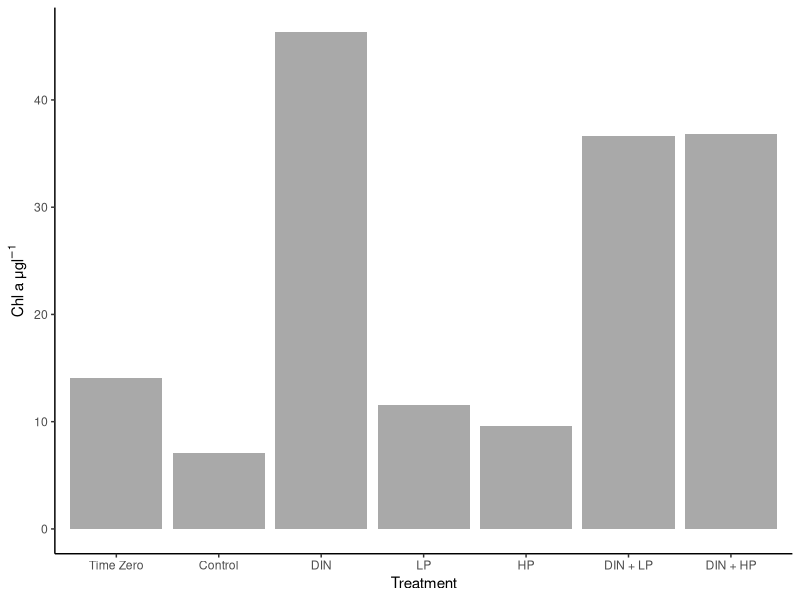
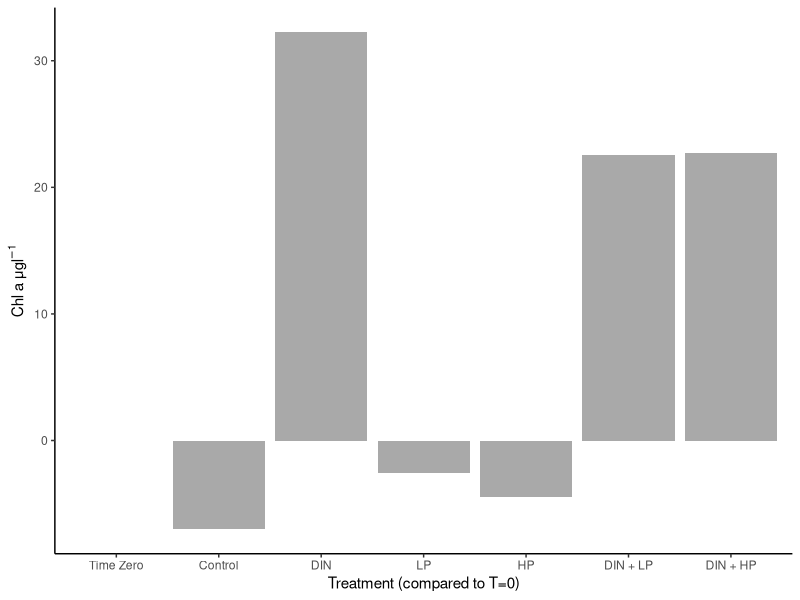
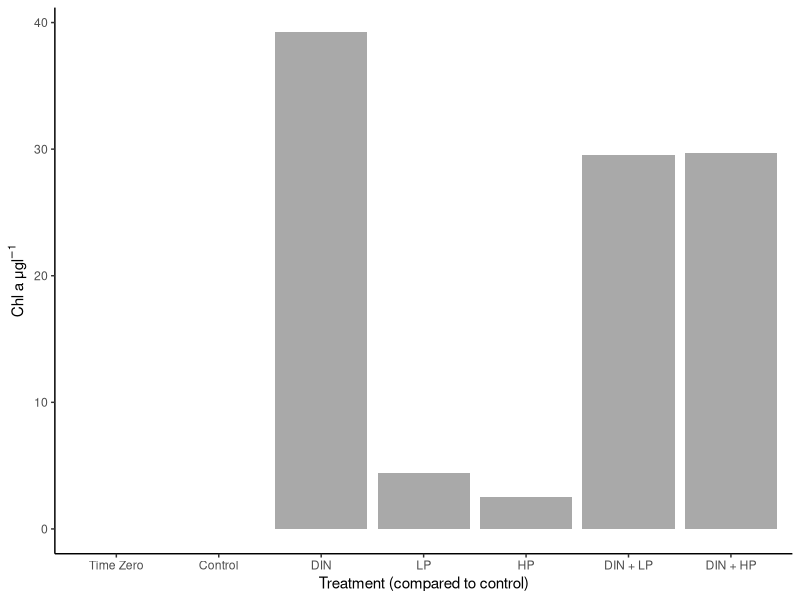
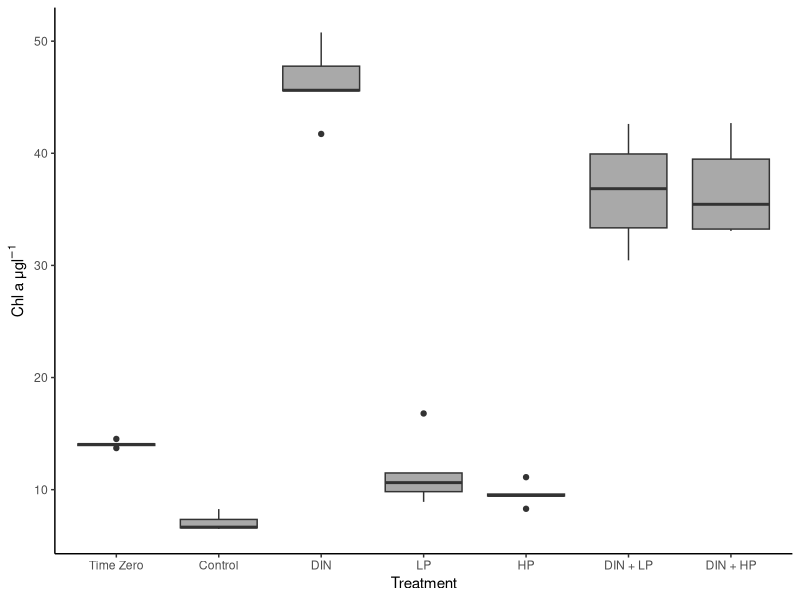

These charts were generated, in order, by the following R code:
#2023-07-31
#CDS

#practice analyzing bioassay 3

library(tidyverse)
library(dplyr)
library(lubridate)
library(readxl)
library(ggplot2)
library(car)
library(rstatix)

install.packages("ggpubr")
library(ggpubr)

#import data

bioassay_4 = read_excel("data/2023-09-03_bioassay_4.xlsx", sheet = "Chl")

summary(bioassay_4)
glimpse(bioassay_4)

#find average per treatment

bioassay_4_avg = bioassay_4 %>%
  group_by(Other) %>%
  summarise(mean_chl = mean(ALL_Chl_a))

bioassay_4_avg

#create figure - bar graph based on average per treatment 

bioassay_4_fig_1 = ggplot() +
  geom_col(aes(x = fct_relevel(Other, "T_0", "Control", "DIN", "LP", "HP", "DIN_LP", "DIN_HP"), 
               y = mean_chl),
           fill = "darkgrey",
           data = bioassay_4_avg) +
  xlab("Treatment") +
  ylab(expression(paste("Chl a \u03BCg", l^-1))) +
  scale_x_discrete(labels= c("T_0" = "Time Zero", "Control" = "Control", "DIN" = "DIN", "LP" = "LP", "HP" = "HP", "DIN_LP" = "DIN + LP", "DIN_HP" = "DIN + HP")) +
  theme_classic() 
ggsave(bioassay_4_fig_1, filename = "figures/bioassay_4_fig_1.png",
       device = "png", height = 7, width = 11)

#anova to compare treatments

leveneTest(bioassay_4$ALL_Chl_a ~ bioassay_4$Other)

oneway.test(ALL_Chl_a ~ Other,
            data = bioassay_4,
            var.equal = FALSE)

bioassay_4_post_hoc = games_howell_test(formula = ALL_Chl_a ~ Other,
                                        data = bioassay_4, 
                                        conf.level = 0.95, 
                                        detailed = FALSE)

print(bioassay_4_post_hoc, n = 22)

#####################################################################################

#net changes

bioassay_4.2 = read_excel("data/bioassay_4.2.xlsx", sheet = 2)

bioassay_4_fig_2 = ggplot() +
  geom_col(aes(x = fct_relevel(Treatment, "T_0", "Control", "DIN", "LP", "HP", "DIN_LP", "DIN_HP"), 
               y = Chl_a_change_t0),
           fill = "darkgrey",
           data = bioassay_4.2) +
  xlab("Treatment (compared to T=0)") +
  ylab(expression(paste("Chl a \u03BCg", l^-1))) +
  scale_x_discrete(labels= c("T_0" = "Time Zero", "Control" = "Control", "DIN" = "DIN", "LP" = "LP", "HP" = "HP", "DIN_LP" = "DIN + LP", "DIN_HP" = "DIN + HP")) +
  theme_classic() 
ggsave(bioassay_4_fig_2, filename = "figures/bioassay_4_fig_2.png",
       device = "png", height = 7, width = 11)

bioassay_4_fig_3 = ggplot() +
  geom_col(aes(x = fct_relevel(Treatment, "T_0", "Control", "DIN", "LP", "HP", "DIN_LP", "DIN_HP"), 
               y = Chl_a_change_control),
           fill = "darkgrey",
           data = bioassay_4.2) +
  xlab("Treatment (compared to control)") +
  ylab(expression(paste("Chl a \u03BCg", l^-1))) +
  scale_x_discrete(labels= c("T_0" = "Time Zero", "Control" = "Control", "DIN" = "DIN", "LP" = "LP", "HP" = "HP", "DIN_LP" = "DIN + LP", "DIN_HP" = "DIN + HP")) +
  theme_classic() 
ggsave(bioassay_4_fig_3, filename = "figures/bioassay_4_fig_3.png",
       device = "png", height = 7, width = 11)

#################################################################

#boxplots

bioassay_4_fig_4 = ggplot() +
  geom_boxplot(aes(x = fct_relevel(Other, "T_0", "Control", "DIN", "LP", "HP", "DIN_LP", "DIN_HP"), 
                   y = ALL_Chl_a),
               fill = "darkgrey",
               data = bioassay_4) +
  xlab("Treatment") +
  ylab(expression(paste("Chl a \u03BCg", l^-1))) +
  scale_x_discrete(labels= c("T_0" = "Time Zero", "Control" = "Control", "DIN" = "DIN", "LP" = "LP", "HP" = "HP", "DIN_LP" = "DIN + LP", "DIN_HP" = "DIN + HP")) +
  theme_classic() 
ggsave(bioassay_4_fig_4, filename = "figures/bioassay_3_fig_4.png",
       device = "png", height = 7, width = 11)